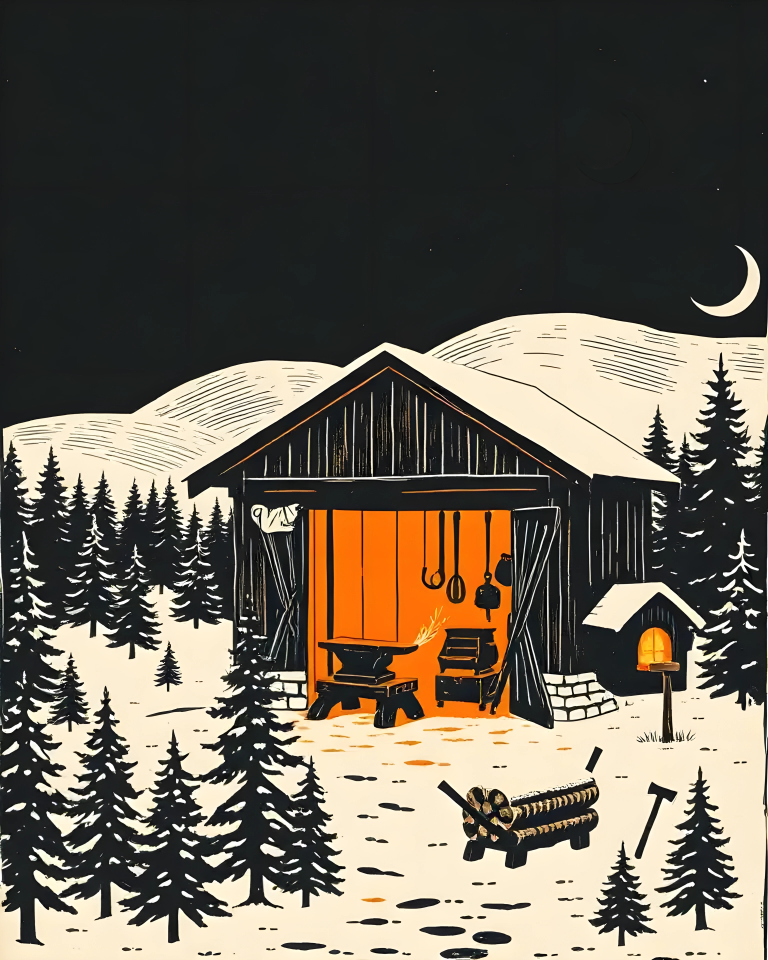
#> input picture images/tomes/essais-ia/tome-6/titre-tome-6-avant-retouche.jpg, 3072 x 3840 px (shown at 1/4 size)
$ python retouche_atelier.py titre-tome-6-avant-retouche.jpg ../../titre-tome-6.jpg
#> lines starting #> are read from the running program, lines starting #| are printed output that depends on the picture; after the words box and inside, x2 and y2 are one past the last pixel; in counts of white or black regions, pixels touching at a corner belong together
"""Tome 6 : l'intérieur de l'atelier redessiné (JP, 18 octobre 2026 : « je veux pas que ça fasse AI ; il y a des
détails dans la cabane »). On repart de l'image choisie (candidate 3, agrandie, lune déplacée), on repeint l'ouverture
de la porte en orange uni et on y grave des silhouettes nettes : enclume sur sa bille, forge de pierre avec hotte et
braises, outils de forgeron accrochés. Le chiffon blanc du haut de la porte disparaît.
Deuxième passe (JP, même jour : « le feu qui sort de l'affaire qu'on frappe dessus, ça pas rapport, pi la niche à côté
non plus ») : plus d'étincelles sur l'enclume, et la petite cabane allumée à droite de l'atelier est enlevée ; le mur de
l'appentis descend jusqu'à la neige, avec un banc de neige au pied.
    python3 retouche_atelier.py titre-tome-6-avant-retouche.jpg ../../titre-tome-6.jpg
"""
import sys, random
import numpy as np
from PIL import Image, ImageDraw

src, dst = sys.argv[1], sys.argv[2]
im = Image.open(src).convert('RGB')
#> im is the input picture: PIL image 3072x3840 RGB; mean R, G, B 103.9, 96.4, 84
R = random.Random(6)
NOIR = (30, 28, 27); PAPIER = (247, 235, 211); ORANGE = (246, 117, 16); BRAISE = (255, 196, 74)
X0, Y0, X1, Y1 = 1000, 1990, 2110, 2900          # la zone retouchée
S = 2                                             # dessin à double taille, puis réduit : bords nets
zone = im.crop((X0, Y0, X1, Y1)).resize(((X1 - X0) * S, (Y1 - Y0) * S), Image.LANCZOS)
d = ImageDraw.Draw(zone)
P = lambda x, y: ((x - X0) * S, (y - Y0) * S)
def j(v, a=3):                                    # un peu de main dans le trait
    return v + R.uniform(-a, a)
def poly(pts, fill):
    d.polygon([P(j(x), j(y)) for x, y in pts], fill=fill)
def ligne(a, b, w, fill):
    d.line([P(*a), P(*b)], fill=fill, width=int(w * S))

# 1. l'ouverture : orange uni, puis les joints des planches du fond
ox0, oy0, ox1, oy1 = 1236, 2039, 2042, 2878
poly([(ox0, oy0), (ox1, oy0), (ox1, oy1), (ox0, oy1)], ORANGE)
for x in (1318, 1462, 1604):
    ligne((x, oy0), (j(x, 4), oy1 - 30), 9, NOIR)
ligne((ox0, oy1 - 22), (ox1, oy1 - 22), 10, NOIR)          # le seuil

# 2. le chiffon blanc du haut de la porte de gauche : la porte continue (noir, et les lignes de planches du dessous)
poly([(1004, 2008), (1224, 2008), (1224, 2142), (1004, 2142)], NOIR)
for x0, x1 in ((1040, 1054), (1064, 1078), (1140, 1147), (1210, 1211)):
    ligne((x0, 2012), (x1, 2146), 3, PAPIER)

# 3. les outils accrochés à une barre
ligne((1290, 2150), (1690, 2150), 9, NOIR)
for x in (1340, 1455, 1560, 1650):
    ligne((x, 2150), (x, 2168), 6, NOIR)
# marteau : la tête sur le clou, le manche vers le bas
poly([(1300, 2168), (1382, 2168), (1382, 2206), (1300, 2206)], NOIR)
poly([(1333, 2206), (1349, 2206), (1351, 2370), (1331, 2370)], NOIR)
ligne((1306, 2175), (1376, 2175), 3, PAPIER)
# pinces : deux longues branches, les mors en haut
poly([(1440, 2168), (1470, 2168), (1466, 2210), (1446, 2210)], NOIR)
ligne((1450, 2210), (1432, 2390), 11, NOIR)
ligne((1462, 2210), (1482, 2390), 11, NOIR)
# tisonnier : une anneau en haut, la pointe en crochet en bas
d.ellipse([P(1545, 2168), P(1577, 2200)], outline=NOIR, width=8 * S)
ligne((1561, 2200), (1561, 2385), 10, NOIR)
ligne((1561, 2385), (1583, 2405), 10, NOIR)
# lime
poly([(1640, 2168), (1660, 2168), (1662, 2350), (1638, 2350)], NOIR)
for y in range(2185, 2345, 14):
    ligne((1642, y), (1658, y + 5), 2, PAPIER)

# 4. la forge de pierre, sa hotte et son tuyau, les braises
fx0, fx1 = 1712, 1990
poly([(fx0, 2560), (fx1, 2560), (fx1, oy1 - 22), (fx0, oy1 - 22)], NOIR)
for i, y in enumerate(range(2600, oy1 - 30, 46)):          # les joints des pierres, de longueurs inégales
    ligne((fx0 + 8, y), (fx1 - 8, j(y, 2)), 4, PAPIER)
    x = fx0 + R.uniform(20, 70)
    while x < fx1 - 30:
        ligne((x, y - 44 if y - 44 > 2560 else 2562), (j(x, 2), y), 4, PAPIER)
        x += R.uniform(55, 120)
poly([(fx0 + 10, 2520), (fx1 - 10, 2520), (fx1 - 4, 2562), (fx0 + 4, 2562)], BRAISE)   # le lit de braises
for _ in range(14):
    x = R.uniform(fx0 + 20, fx1 - 30); d.ellipse([P(x, 2528), P(x + R.uniform(14, 30), 2546)], fill=NOIR)
for x in (1780, 1850, 1925):                                # petites flammes
    poly([(x - 18, 2522), (x, 2470 - R.uniform(0, 20)), (x + 18, 2522)], BRAISE)
poly([(fx0 - 12, 2462), (fx1 + 12, 2462), (1902, 2262), (1800, 2262)], NOIR)          # la hotte
ligne((fx0 - 4, 2468), (fx1 + 4, 2468), 4, PAPIER)
for t in (0.25, 0.5, 0.75):                                 # les tôles rivées de la hotte
    ligne((fx0 - 12 + t * (1800 - fx0 + 12), 2462 - t * 200), (fx1 + 12 - t * (fx1 + 12 - 1902), 2462 - t * 200), 3, PAPIER)
poly([(1822, oy0), (1880, oy0), (1880, 2264), (1822, 2264)], NOIR)                     # le tuyau

# 5. l'enclume sur sa bille
cx, by = 1480, 2660
poly([(cx - 120, by), (cx + 120, by), (cx + 114, oy1 - 22), (cx - 116, oy1 - 22)], NOIR)    # la bille
for x in (cx - 90, cx - 45, cx + 10, cx + 70):
    ligne((x, by + 30), (j(x, 4), oy1 - 34), 3, PAPIER)                                       # l'écorce
d.ellipse([P(cx - 120, by - 26), P(cx + 120, by + 26)], fill=NOIR, outline=PAPIER, width=3 * S)
d.arc([P(cx - 84, by - 15), P(cx + 84, by + 15)], 0, 360, fill=PAPIER, width=2 * S)            # les cernes
d.arc([P(cx - 46, by - 8), P(cx + 46, by + 8)], 0, 360, fill=PAPIER, width=2 * S)
face = by - 150
poly([(cx - 205, face + 12), (cx - 150, face + 4), (cx - 92, face), (cx + 118, face), (cx + 118, face + 40),
      (cx + 52, face + 40), (cx + 38, face + 92), (cx + 96, by - 30), (cx + 100, by - 16), (cx - 92, by - 16),
      (cx - 88, by - 30), (cx - 36, face + 92), (cx - 50, face + 40), (cx - 92, face + 40), (cx - 135, face + 30),
      (cx - 175, face + 20)], NOIR)
ligne((cx - 86, face + 7), (cx + 110, face + 7), 4, PAPIER)    # la table, à la gouge
ligne((cx - 190, face + 14), (cx - 96, face + 8), 3, PAPIER)    # la bigorne
d.rectangle([P(cx + 78, face + 12), P(cx + 92, face + 22)], fill=PAPIER)   # le trou carré
zone = zone.resize((X1 - X0, Y1 - Y0), Image.LANCZOS)
#> zone: PIL image 1110x910 RGB
im.paste(zone, (X0, Y0))

# 6. la niche à droite de l'atelier : on recopie vers le bas la texture du mur de l'appentis (en miroir une fois sur
# deux, pour que les planches se raccordent) et celle de l'épinette d'à côté, puis la neige au pied
src = im.copy(); copie = im.copy()
def empiler(boite, y0, y1, retourne):
#> called with boite = (2325, 2130, 2600, 2318), y0 = 2290, y1 = 2800, retourne = 1
    tuile = src.crop(boite); h = boite[3] - boite[1]; y = y0; k = 0
    while y < y1:
        t = tuile.transpose(retourne) if k % 2 == 0 else tuile
        copie.paste(t.crop((0, 0, t.width, min(h, y1 - y))), (boite[0], y)); y += h; k += 1
#> this loop made 3 passes
#> pass 1, in empiler, `t = tuile.transpose(retourne) if k % 2 == 0 else tuile`:
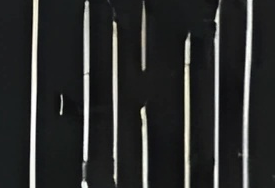
#> t: PIL image 275x188 RGB; mean R, G, B 46, 46.9, 46.5
#> after the loop, k = 3; y = 2854
empiler((2325, 2130, 2600, 2318), 2290, 2800, Image.FLIP_TOP_BOTTOM)                    # le mur et ses planches
empiler((2600, 2159, 2860, 2286), 2290, 2800, Image.FLIP_LEFT_RIGHT)                    # l'épinette derrière (rangées
#> the loop in empiler (call 2), `while y < y1:` made 5 passes
#> pass 1, in empiler (call 2), `t = tuile.transpose(retourne) if k % 2 == 0 else tuile`:
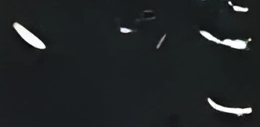
#> t: PIL image 260x127 RGB; mean R, G, B 33.5, 37.1, 38.8
#> after the loop in empiler (call 2), `while y < y1:`: k = 5; y = 2925
                                                                                        # de bord sans neige : aucune tache coupée)
# on ne remplace que la niche : son toit, son corps, et le clair entre elle et l'épinette, qui n'a plus de raison d'être
niche = Image.new('L', im.size, 0)
#> niche: PIL image 3072x3840 L; every value is 0
ImageDraw.Draw(niche).polygon([(2325, 2318), (2560, 2318), (2580, 2266), (2862, 2458), (2862, 2532), (2752, 2532),
                               (2752, 2800), (2325, 2800)], fill=255)
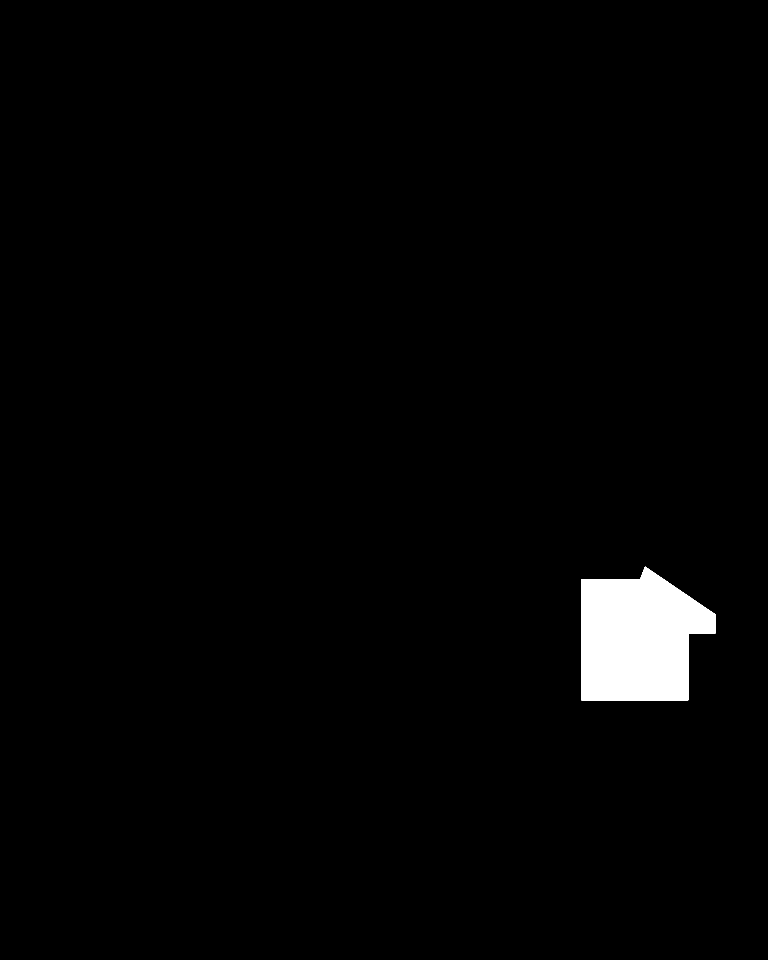
#> niche: PIL image 3072x3840 L (shown at 1/4 size); 1.9% white; 1 white region, box (x1, y1, x2, y2) and area: (2325, 2266, 2863, 2801) 218384
from scipy import ndimage
# le clair entre la niche et l'épinette, avec les trois branches enneigées qui le touchent, part en entier
clair = np.asarray(src.convert('L'))[2470:2785, 2740:3060] > 140
#> clair: shape (315, 320) bool; 25.6% white; 15 white regions (3 under 20 px), largest, box (x1, y1, x2, y2) and area: (0, 59, 208, 315) 19081, (17, 0, 85, 47) 1800, (76, 9, 180, 60) 1552
lab, _ = ndimage.label(clair)
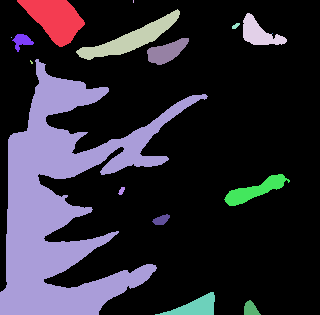
#> lab: shape (315, 320) int32; 17 distinct labels, from 0 to 16; one colour per label, 0 black
fente = Image.fromarray((ndimage.binary_dilation(lab == lab[180, 30], iterations=3) * 255).astype(np.uint8))
#> fente: PIL image 320x315 L; 22.9% white; 1 white region, box (x1, y1, x2, y2) and area: (0, 56, 211, 315) 23116
niche.paste(fente, (2740, 2470), fente)
#> niche: PIL image 3072x3840 L; 2% white; 1 white region, box (x1, y1, x2, y2) and area: (2325, 2266, 2951, 2801) 239725
# une tache de neige d'origine que le bord coupe disparaît en entier, pour ne pas laisser de bord droit
m = np.asarray(niche)[2300:2790, 2700:2900] > 0
#> m: shape (490, 200) bool; 56.4% white; 5 black regions, box (x1, y1, x2, y2) and area: (0, 0, 200, 321) 31176, (82, 337, 200, 455) 8137, (53, 439, 200, 490) 2118, (53, 233, 76, 300) 1134, (184, 304, 200, 323) 183
lab, n = ndimage.label(np.asarray(src.convert('L'))[2300:2790, 2700:2900] > 140)
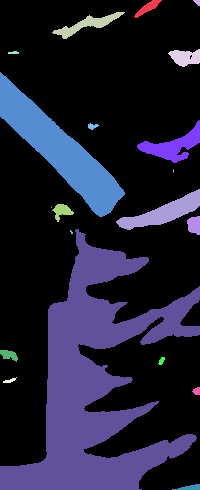
#> lab: shape (490, 200) int32; 22 distinct labels, from 0 to 21; one colour per label, 0 black
#> n = 21
for k in range(1, n + 1):
    c = lab == k
    if c.sum() < 4000 and (c & m).any() and (c & ~m).any():
        m |= ndimage.binary_dilation(c, iterations=2)
#> c: shape (490, 200) bool; 0.1% white; 1 white region, box (x1, y1, x2, y2) and area: (172, 484, 200, 490) 99
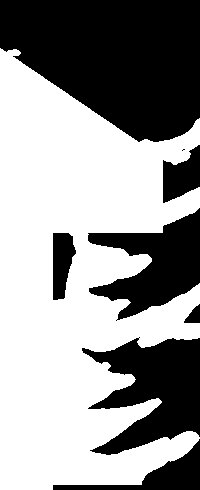
#> m: shape (490, 200) bool; 58.5% white; 8 black regions (1 under 20 px), largest, box (x1, y1, x2, y2) and area: (0, 0, 200, 142) 21410, (82, 337, 200, 455) 8137, (88, 208, 200, 321) 6315
niche.paste(255, (2700, 2300), Image.fromarray((m * 255).astype(np.uint8)))
#> niche: PIL image 3072x3840 L; 2% white; 1 white region, box (x1, y1, x2, y2) and area: (2325, 2266, 2951, 2801) 241813
copie.paste((28, 28, 28), (2858, 2300, 3000, 2800))                                       # hors de la tuile : le sombre de l'épinette
im.paste(copie, (0, 0), niche)
X0, Y0, X1, Y1 = 2270, 2300, 2880, 3000
zone = im.crop((X0, Y0, X1, Y1)).resize(((X1 - X0) * S, (Y1 - Y0) * S), Image.LANCZOS)
#> zone: PIL image 1220x1400 RGB
d = ImageDraw.Draw(zone)
NEIGE = (251, 238, 211)
poly([(2462, 2796), (2500, 2772), (2560, 2758), (2630, 2752), (2690, 2748), (2745, 2742), (2790, 2752),
      (2820, 2768), (2850, 2780), (2880, 2786), (2880, 2990), (2462, 2990)], NEIGE)                   # le banc de neige et le sol
for x, y in ((2590, 2832), (2650, 2860), (2700, 2900), (2600, 2930)):                  # quelques traces dans la neige
    poly([(x, y), (x + 26, y), (x + 26, y + 6), (x, y + 6)], NOIR)
zone = zone.resize((X1 - X0, Y1 - Y0), Image.LANCZOS)
#> zone: PIL image 610x700 RGB
# les pierres du solage restent devant le mur, et la hache plantée plus bas aussi
masque = Image.new('L', (X1 - X0, Y1 - Y0), 0)
#> masque: PIL image 610x700 L; every value is 0
md = ImageDraw.Draw(masque)
md.polygon([(p[0] - X0, p[1] - Y0) for p in
    ((2270, 2684), (2392, 2684), (2420, 2730), (2476, 2808), (2478, 2848), (2420, 2890), (2270, 2890))], fill=255)
md.rectangle([0, 2950 - Y0, 2470 - X0, Y1 - Y0], fill=255)
zone.paste(src.crop((X0, Y0, X1, Y1)), (0, 0), masque)
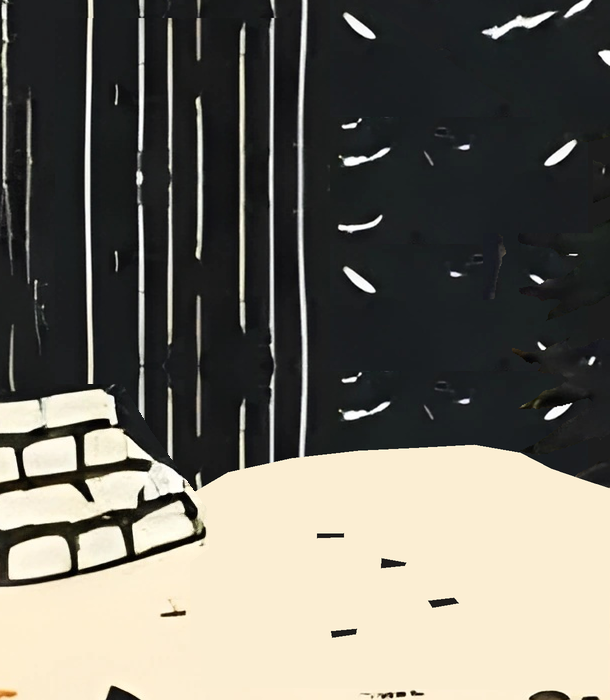
#> zone: PIL image 610x700 RGB; mean R, G, B 110, 107.1, 98.3
im.paste(zone, (X0, Y0))
im.save(dst, quality=95)
print('ok', dst)
